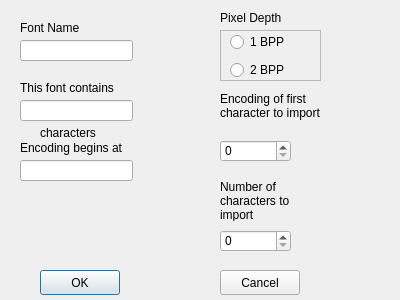
<?xml version="1.0" encoding="UTF-8"?>
<ui version="4.0">
 <class>ImportDialog</class>
 <widget class="QDialog" name="ImportDialog">
  <property name="geometry">
   <rect>
    <x>0</x>
    <y>0</y>
    <width>400</width>
    <height>300</height>
   </rect>
  </property>
  <property name="windowTitle">
   <string>BDF font import</string>
  </property>
  <widget class="QLineEdit" name="editFontName">
   <property name="geometry">
    <rect>
     <x>20</x>
     <y>40</y>
     <width>113</width>
     <height>21</height>
    </rect>
   </property>
  </widget>
  <widget class="QLabel" name="label">
   <property name="geometry">
    <rect>
     <x>20</x>
     <y>20</y>
     <width>91</width>
     <height>16</height>
    </rect>
   </property>
   <property name="text">
    <string>Font Name</string>
   </property>
  </widget>
  <widget class="QLineEdit" name="editCount">
   <property name="geometry">
    <rect>
     <x>20</x>
     <y>100</y>
     <width>113</width>
     <height>21</height>
    </rect>
   </property>
  </widget>
  <widget class="QLineEdit" name="editFirst">
   <property name="geometry">
    <rect>
     <x>20</x>
     <y>160</y>
     <width>113</width>
     <height>21</height>
    </rect>
   </property>
  </widget>
  <widget class="QLabel" name="label_2">
   <property name="geometry">
    <rect>
     <x>20</x>
     <y>80</y>
     <width>141</width>
     <height>16</height>
    </rect>
   </property>
   <property name="text">
    <string>This font contains</string>
   </property>
  </widget>
  <widget class="QLabel" name="label_3">
   <property name="geometry">
    <rect>
     <x>40</x>
     <y>125</y>
     <width>101</width>
     <height>16</height>
    </rect>
   </property>
   <property name="text">
    <string>characters</string>
   </property>
  </widget>
  <widget class="QLabel" name="label_4">
   <property name="geometry">
    <rect>
     <x>20</x>
     <y>140</y>
     <width>141</width>
     <height>16</height>
    </rect>
   </property>
   <property name="text">
    <string>Encoding begins at</string>
   </property>
  </widget>
  <widget class="QSpinBox" name="spinFirst">
   <property name="geometry">
    <rect>
     <x>220</x>
     <y>140</y>
     <width>71</width>
     <height>22</height>
    </rect>
   </property>
  </widget>
  <widget class="QLabel" name="label_5">
   <property name="geometry">
    <rect>
     <x>220</x>
     <y>80</y>
     <width>111</width>
     <height>51</height>
    </rect>
   </property>
   <property name="text">
    <string>Encoding of first character to import</string>
   </property>
   <property name="wordWrap">
    <bool>true</bool>
   </property>
  </widget>
  <widget class="QSpinBox" name="spinCount">
   <property name="geometry">
    <rect>
     <x>220</x>
     <y>230</y>
     <width>71</width>
     <height>22</height>
    </rect>
   </property>
  </widget>
  <widget class="QFrame" name="frame">
   <property name="geometry">
    <rect>
     <x>220</x>
     <y>30</y>
     <width>101</width>
     <height>51</height>
    </rect>
   </property>
   <property name="frameShape">
    <enum>QFrame::StyledPanel</enum>
   </property>
   <property name="frameShadow">
    <enum>QFrame::Raised</enum>
   </property>
   <widget class="QWidget" name="layoutWidget">
    <property name="geometry">
     <rect>
      <x>10</x>
      <y>0</y>
      <width>91</width>
      <height>52</height>
     </rect>
    </property>
    <layout class="QVBoxLayout" name="verticalLayout">
     <item>
      <widget class="QRadioButton" name="radio1BPP">
       <property name="text">
        <string>1 BPP</string>
       </property>
      </widget>
     </item>
     <item>
      <widget class="QRadioButton" name="radio2BPP">
       <property name="text">
        <string>2 BPP</string>
       </property>
      </widget>
     </item>
    </layout>
   </widget>
  </widget>
  <widget class="QLabel" name="label_6">
   <property name="geometry">
    <rect>
     <x>220</x>
     <y>10</y>
     <width>111</width>
     <height>16</height>
    </rect>
   </property>
   <property name="text">
    <string>Pixel Depth</string>
   </property>
  </widget>
  <widget class="QLabel" name="label_7">
   <property name="geometry">
    <rect>
     <x>220</x>
     <y>180</y>
     <width>101</width>
     <height>41</height>
    </rect>
   </property>
   <property name="text">
    <string>Number of characters to import</string>
   </property>
   <property name="wordWrap">
    <bool>true</bool>
   </property>
  </widget>
  <widget class="QPushButton" name="buttonOK">
   <property name="geometry">
    <rect>
     <x>40</x>
     <y>270</y>
     <width>80</width>
     <height>25</height>
    </rect>
   </property>
   <property name="text">
    <string>OK</string>
   </property>
  </widget>
  <widget class="QPushButton" name="buttonCancel">
   <property name="geometry">
    <rect>
     <x>220</x>
     <y>270</y>
     <width>80</width>
     <height>25</height>
    </rect>
   </property>
   <property name="text">
    <string>Cancel</string>
   </property>
  </widget>
 </widget>
 <resources/>
 <connections/>
</ui>
